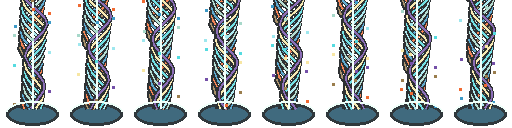
#> input picture assets/effects/wellspring/cosmic_wellspring_cascade_v2.png, 512 x 128 px
$ python -i validate_visual_quality_v3.py   (imports and definitions only)
#> lines starting #> are read from the running program, lines starting #| are printed output that depends on the picture
#> further down, picture is the input picture: PIL image 512x128 RGBA; mean R, G, B, A 34.6, 42.7, 45.3, 97.1
#!/usr/bin/env python3
"""Measure structural visual quality for Wellspring runtime art.

This gate checks completeness, palette/value structure, occupied composition and
severe edge truncation. It intentionally allows small edge contacts from wings,
weapons, trails and ground shadows because those are valid in a fixed runtime
render envelope. Human art review remains authoritative for charm and style.
"""
from __future__ import annotations

import json
from pathlib import Path
from statistics import mean
from typing import Any

from PIL import Image, ImageStat

import generate_visual_assets_v1 as base

ROOT = Path(__file__).resolve().parents[2]
CATALOG_PATH = ROOT / "content/visual/wellspring_visual_catalog_v2.json"
CELL = 64
BLOCK_W = 384
BLOCK_H = 512


def load_json(path: Path) -> dict[str, Any]:
    return json.loads(path.read_text(encoding="utf-8"))


# [26 lines left out: functions resource_path, color_count, occupied_ratio, luminance_spread, not called in this run]


def severe_edge_contact(frame: Image.Image) -> tuple[int, int, int]:
    alpha = frame.convert("RGBA").getchannel("A")
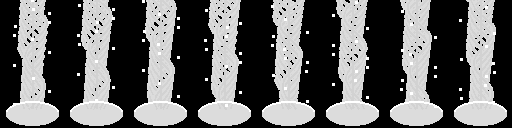
#> alpha: PIL image 512x128 L; min 0, max 255, mean 97.1
    top = sum(1 for x in range(CELL) if alpha.getpixel((x, 0)) > 0)
#> top = 25
    left = sum(1 for y in range(CELL) if alpha.getpixel((0, y)) > 0)
#> left = 0
    right = sum(1 for y in range(CELL) if alpha.getpixel((CELL - 1, y)) > 0)
#> right = 0
    return top, left, right


# [115 lines left out: functions frame, validate_character_package, validate_image_family, main, not called in this run]


# [2 lines not run here, left out]

>>> from PIL import Image
>>> picture = Image.open('../../assets/effects/wellspring/cosmic_wellspring_cascade_v2.png')
>>> result = severe_edge_contact(picture)
#> result = (25, 0, 0)
